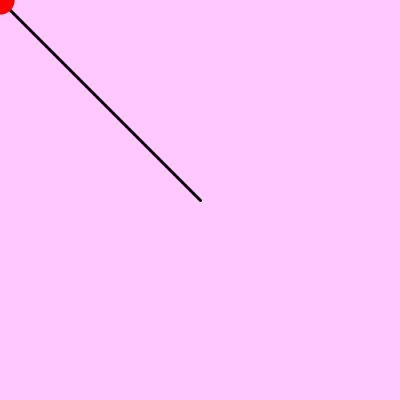
Frame 1 (no input)
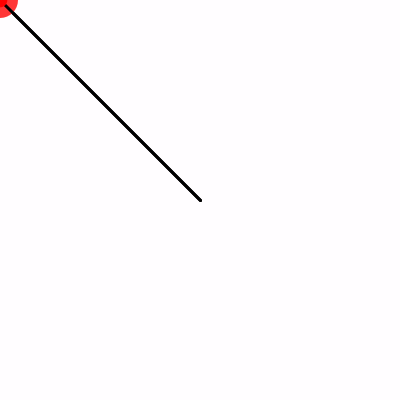
Frame 60 (the mouse pressed at the canvas centre just before this capture)
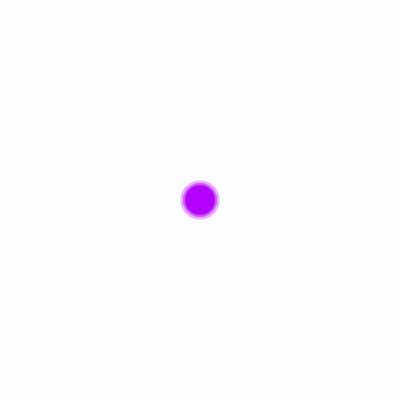
Frame 120 (the mouse held since frame 60 and released just before this capture)

The Processing sketch that drew these frames (run headless with seeded random() and noise(); from frame 60 on, the mouse is pressed at the canvas centre):

// Processing sketch: processing_60208
// ── processing_60208.pde

void setup(){
  size(400,400);
  background(255,255,255);

}

void draw(){
  
float r;
r=random(10,40);
  
  smooth();
  noStroke();
  
//background(255,0,255);
fill(255,0,255,54);
rectMode(CENTER);
rect(200,200,400,400);  

stroke(0);
strokeWeight(3);
line(200,200,mouseX,mouseY);

colorMode(HSB);
fill(mouseX,255,255);
ellipseMode(CENTER);
noStroke();
ellipse(mouseX,mouseY,r,r);



}
